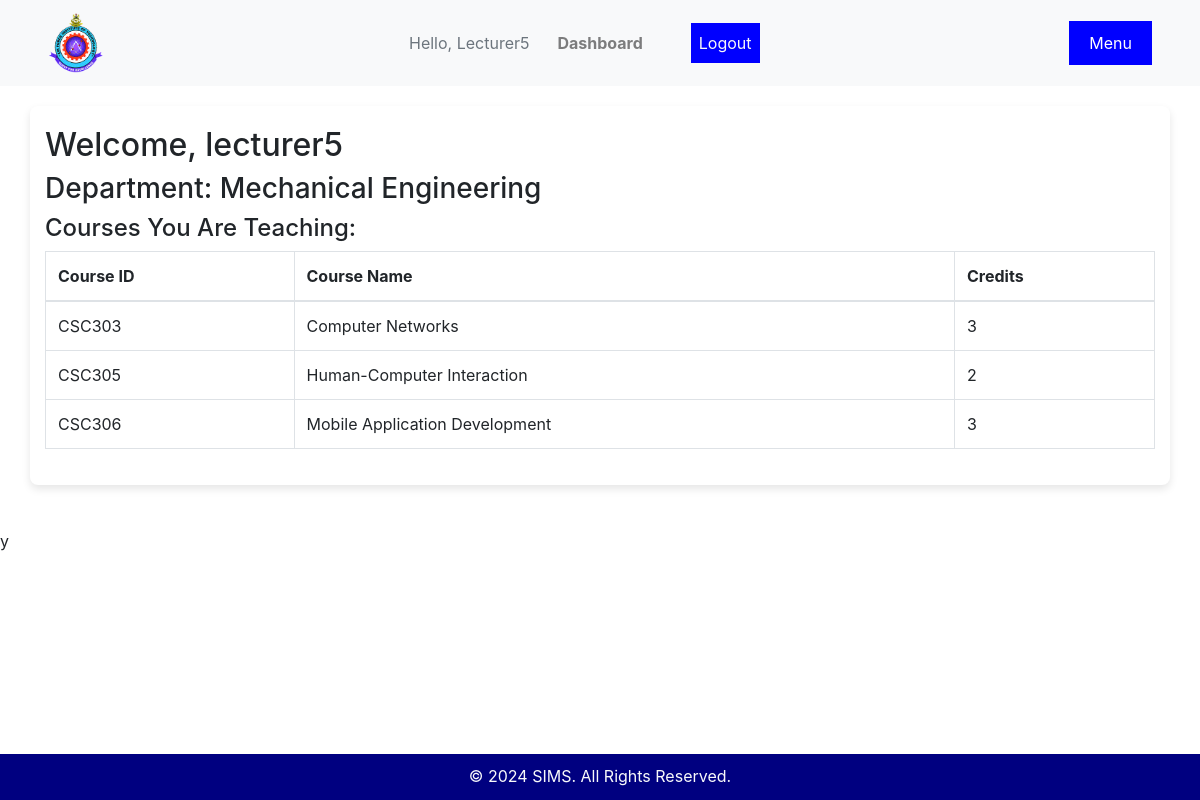
The app's page /lecturer/courses/ (signed in) with its own data.
### users/models.py (models this page shows, shortened)
class CustomUser(AbstractUser):
    ROLE_CHOICES = [
        ('ADMIN', 'Admin'),
        ('STUDENT', 'Student'),
        ('LECTURER', 'Lecturer'),
        ('CLINIC_STAFF', 'Clinic Staff'),
    ]
    role = models.CharField(max_length=20, choices=ROLE_CHOICES)
    Approved = models.BooleanField(default=True)
    objects = CustomUserManager()

### ims/models.py (models this page shows, shortened)
class Lecturer(models.Model):
    user = models.OneToOneField(User, on_delete=models.CASCADE)
    department = models.ForeignKey(Department, on_delete=models.CASCADE)
    courses_taught = models.ManyToManyField('Course', related_name='lecturers')
    approved = models.BooleanField(default=False)

class Department(models.Model):
    name = models.CharField(max_length=250)
    def __str__(self):
        return self.name

class Course(models.Model):
    course_id = models.CharField(max_length=10, unique=True)
    course_name = models.CharField(max_length=200)
    credits = models.IntegerField()

### ims/views.py (the view)
# urls.py: path('lecturer/courses/', views.lecturer_courses_view, name='lecturer_courses'),
def lecturer_courses_view(request):
    lecturer = request.user.lecturer  # Get the lecturer from the logged-in user
    courses_taught = lecturer.courses_taught.all()  # Get all courses assigned to the lecturer
    context = {
        'lecturer': lecturer,
        'courses_taught': courses_taught,
    }
    return render(request, 'lecturers/lecturer_courses.html', context)

### templates/lecturers/lecturer_courses.html (shortened to what this page needs)
{% extends 'base.html' %}
{% block content %}
<h2>Welcome, {{ lecturer.user.username }}</h2>
<h3>Department: {{ lecturer.department }}</h3>
<h4>Courses You Are Teaching:</h4>
{% if courses_taught %}
    <table class="table table-bordered">
        <thead>
            <tr>
                <th>Course ID</th>
                <th>Course Name</th>
                <th>Credits</th>
            </tr>
        </thead>
        <tbody>
            {% for course in courses_taught %}
                <tr>
                    <td>{{ course.course_id }}</td>
                    <td>{{ course.course_name }}</td>
                    <td>{{ course.credits }}</td>
                </tr>
            {% endfor %}
        </tbody>
    </table>
{% else %}
    <p>You are not assigned to any courses at the moment.</p>
{% endif %}
{% endblock %}

### templates/base.html (shortened to what this page needs)
{% load static %}
<!DOCTYPE html>
<html lang="en">
<head>
    <link rel="stylesheet" href="{% static 'css/style.css' %}">
    <link rel="stylesheet" href="https://cdn.jsdelivr.net/npm/bootstrap@4.6.2/dist/css/bootstrap.min.css">
</head>
<body>
    <nav class="navbar navbar-expand-md navbar-light bg-light px-5" style="justify-content: space-between;">
        <a class="navbar-brand" href="#">
            <img src="{% static 'img/Picture1.gif' %}" alt="" style="height: 60px;">
        </a>
       <div>
        <div class="collapse navbar-collapse" id="navbarNavDropdown">
            <ul class="navbar-nav ml-auto">
                {% if user.is_authenticated %}
                    <li class="nav-item align-self-center"><span class="text-muted">Hello, {{user.username | title}}</span></li>
                    <li class="nav-item"><a class="nav-link" href="{% url 'dashboard' %}">Dashboard</a></li>
                    <li class="nav-item">
                        <form method="POST" action="{% url 'logout' %}">
                            <button type="submit" class="nav-link text-light">Logout</button>
                        </form>
                    </li>
                {% else %}
                    <li class="nav-item"><a class="nav-link" href="{% url 'login' %}">Login</a></li>
                    <li class="nav-item"><a class="nav-link" href="{% url 'student_register' %}">Register as Student</a></li>
                    <li class="nav-item"><a class="nav-link" href="{% url 'staff_register' %}">Register as Staff</a></li>
                {% endif %}
            </ul>
        </div>
       </div>
    </nav>
    <div class="container">
        {% block content %}{% endblock %}
    </div>
<br>y
    <footer>
        <p class="text-light">&copy; 2024 SIMS. All Rights Reserved.</p>
    </footer>
</body>
</html>

### ims/static/css/style.css (style rules this page uses)
body { font-family: 'Arial', sans-serif; margin: 0; padding: 0; background-color: #f5f5f5; color: #333; }
nav { background-color: navy; color: white; padding: 15px; }
nav ul { list-style: none; display: flex; justify-content: space-between; }
nav ul li { margin-right: 20px; }
nav ul li a { color: white; text-decoration: none; font-weight: bold; }
.container { max-width: 1200px; margin: 20px auto; padding: 20px; background-color: white; border-radius: 8px; box-shadow: 0 4px 8px rgba(0, 0, 0, 0.1); }
p { line-height: 1.6; color: #333; }
footer { background-color: navy; color: white; text-align: center; padding: 10px 0; position: fixed; bottom: 0; width: 100%; }
footer p { margin: 0; }
button { background-color: blue; color: white; padding: 10px 20px; border: none; border-radius: 5px; cursor: pointer; transition: background-color 0.3s ease; }

### records on screen
CustomUser: username "Lecturer5"
Lecturer: user.username "lecturer5", department "Mechanical Engineering"
Course: course_id "CSC303", course_name "Computer Networks", credits "3"
Course: course_id "CSC305", course_name "Human-Computer Interaction", credits "2"
Course: course_id "CSC306", course_name "Mobile Application Development", credits "3"
